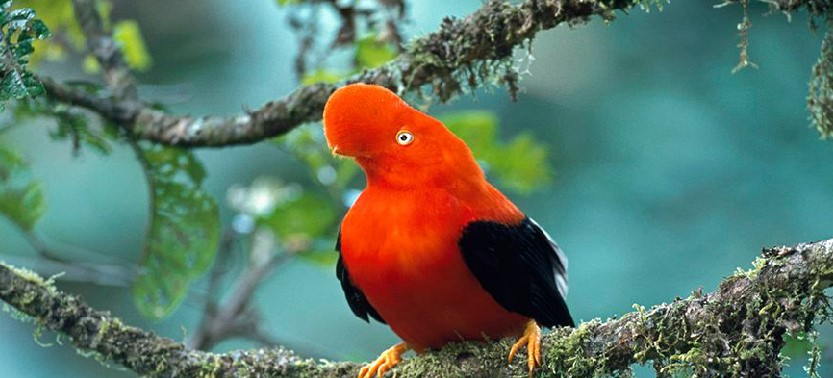
#> input picture Gallito_rocas.jpg, 833 x 378 px
$ python 'LAB 05 - INCISO A.py'
#> lines starting #> are read from the running program, lines starting #| are printed output that depends on the picture
import cv2
import matplotlib.pyplot as plt
import numpy as np
vect = np.zeros((256))
imgg = cv2.imread("Gallito_rocas.jpg", 0)
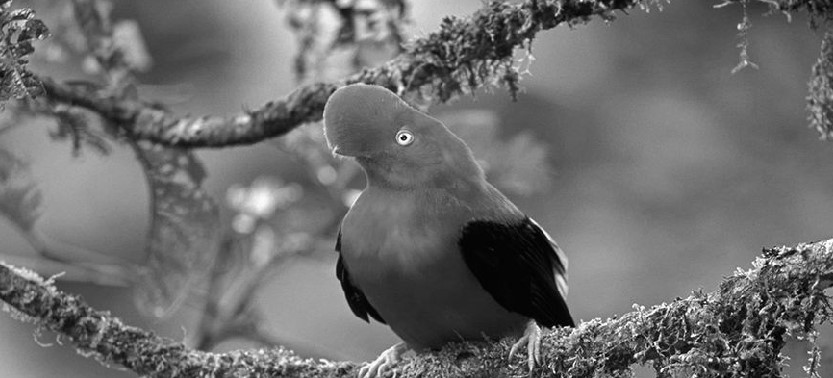
#> imgg: shape (378, 833); min 0, max 255, mean 109.4
s = np.zeros(imgg.shape)

for i in range(imgg.shape[0]):
    for j in range(imgg.shape[1]):
        s[i,j] = vect[imgg[i,j]]
#> s: shape (378, 833) float64; every value is 0

plt.imshow(s, cmap="gray")
plt.show()

vect = np.zeros((256))

for i in range(256):
    if i < 75:
        vect[i] = i
    if 75 <=i and i< 125:
        vect[i] = 225
    if 125 <=i:
        vect[i] = i + 10

img = cv2.imread('Gallito_rocas.jpg',0)
s=cv2.LUT(img, vect)
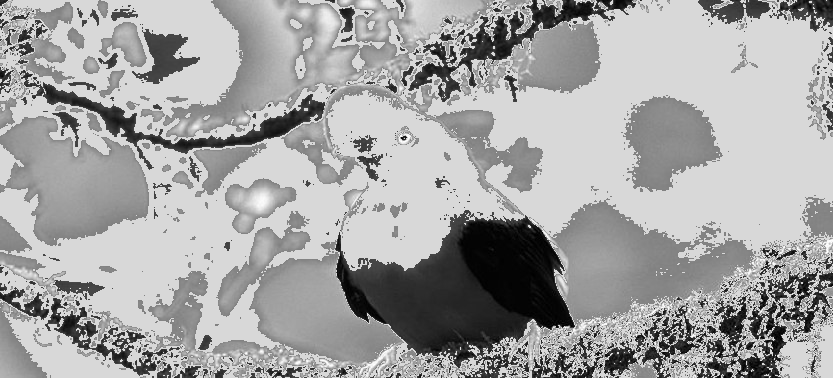
#> s: shape (378, 833) float64; min 0, max 265, mean 171.7; drawn with min black and max white
plt.figure(figsize=(8,5))
plt.imshow(s, cmap='gray')
plt.show()

$ run again, with image_5.jpg copied over Gallito_rocas.jpg
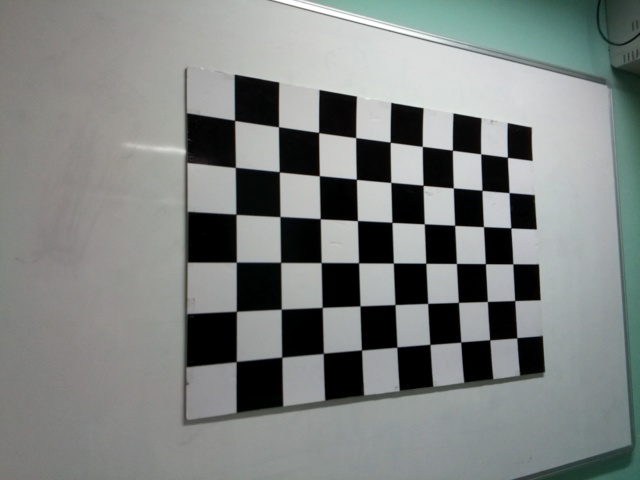
#> input picture image_5.jpg, 640 x 480 px
#> `imgg = cv2.imread("Gallito_rocas.jpg", 0)`:
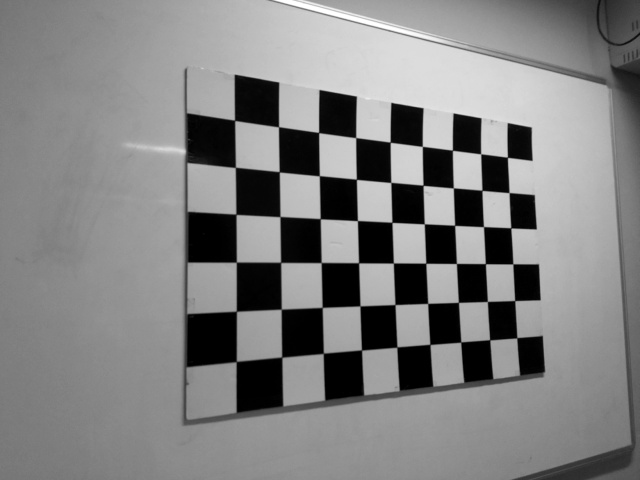
#> imgg: shape (480, 640); min 0, max 255, mean 129
#> `s=cv2.LUT(img, vect)`:
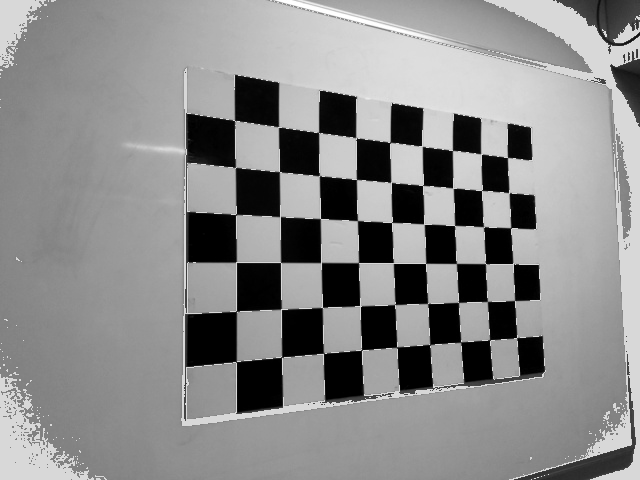
#> s: shape (480, 640) float64; min 0, max 265, mean 145; drawn with min black and max white
